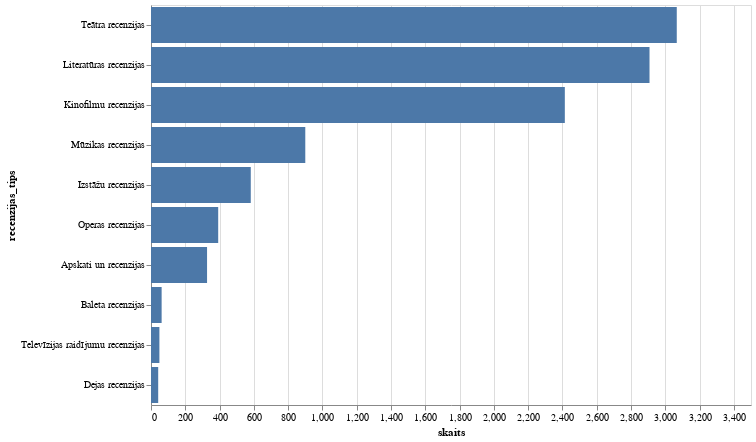

Source (notebook cell):
### Code cell
import altair as alt

# Bar chart showing review type counts
bar_chart = alt.Chart(recenziju_tipu_skaits).mark_bar().add_selection(
    alt.selection_interval()
).encode(
    y=alt.Y('recenzijas_tips:N', 
            sort='-x'),  # Sort by count descending
    x=alt.X('skaits:Q'),
    # color=alt.Color('recenzijas_tips:N', 
                    # legend=None),
    tooltip=['recenzijas_tips:N', 'skaits:Q']
).properties(
    width=600,
    height=400,
).interactive()

bar_chart

### Figure 1 — Vega-Lite specification as saved in the notebook (floating-point values rounded to 4 significant figures)
{"config": {"view": {"continuousWidth": 300, "continuousHeight": 300}}, "data": {"name": "data-d984c4009715af27ecf4121d8cf58507"}, "mark": {"type": "bar"}, "encoding": {"tooltip": [{"field": "recenzijas_tips", "type": "nominal"}, {"field": "skaits", "type": "quantitative"}], "x": {"field": "skaits", "type": "quantitative"}, "y": {"field": "recenzijas_tips", "sort": "-x", "type": "nominal"}}, "height": 400, "params": [{"name": "param_33", "select": {"type": "interval"}}, {"name": "param_34", "select": {"type": "interval", "encodings": ["x", "y"]}, "bind": "scales"}], "width": 600, "$schema": "https://vega.github.io/schema/vega-lite/v5.20.1.json", "datasets": {"data-d984c4009715af27ecf4121d8cf58507": [{"recenzijas_tips": "Apskati un recenzijas", "skaits": 327}, {"recenzijas_tips": "Baleta recenzijas", "skaits": 62}, {"recenzijas_tips": "Dejas recenzijas", "skaits": 42}, {"recenzijas_tips": "Izstāžu recenzijas", "skaits": 582}, {"recenzijas_tips": "Kinofilmu recenzijas", "skaits": 2414}, {"recenzijas_tips": "Literatūras recenzijas", "skaits": 2908}, {"recenzijas_tips": "Mūzikas recenzijas", "skaits": 900}, {"recenzijas_tips": "Operas recenzijas", "skaits": 392}, {"recenzijas_tips": "Televīzijas raidījumu recenzijas", "skaits": 49}, {"recenzijas_tips": "Teātra recenzijas", "skaits": 3067}]}}
